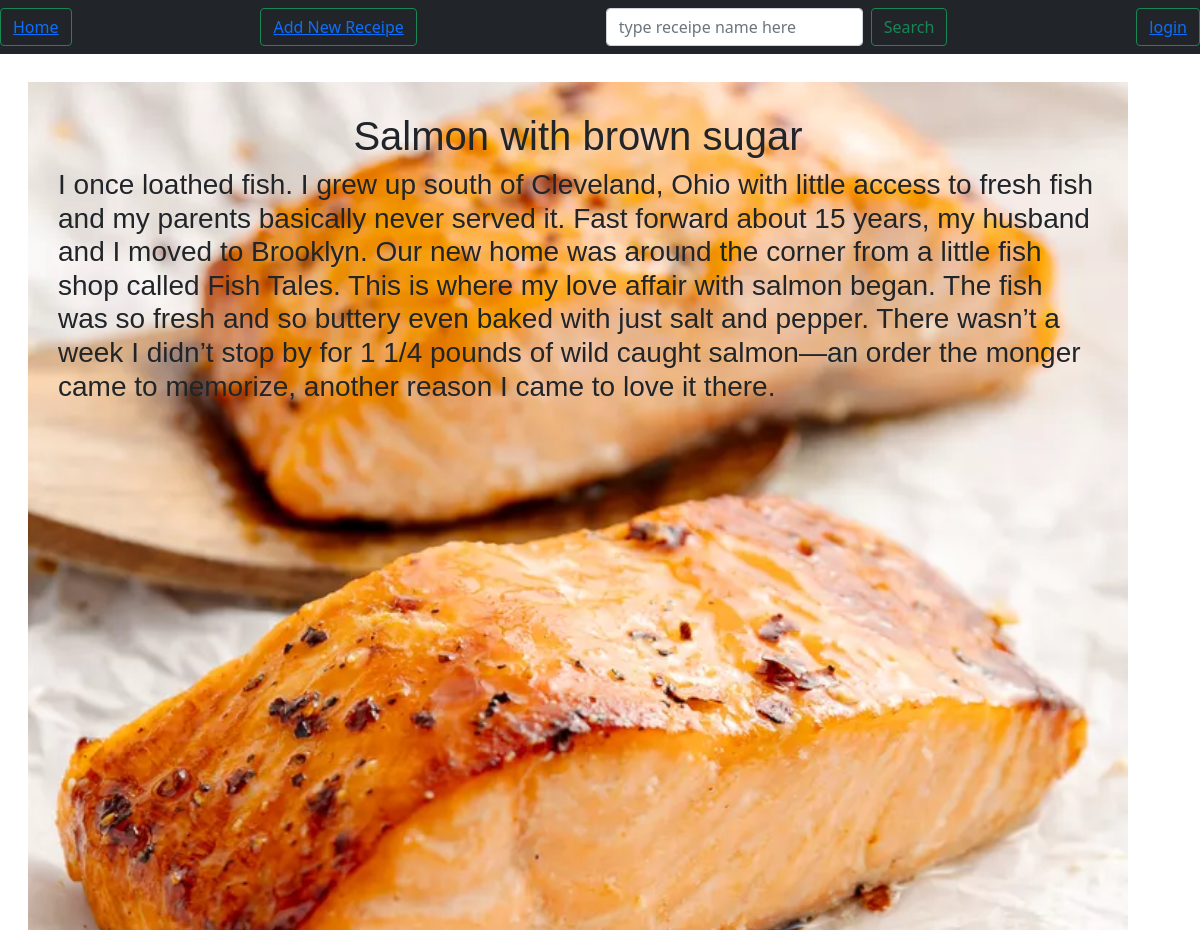
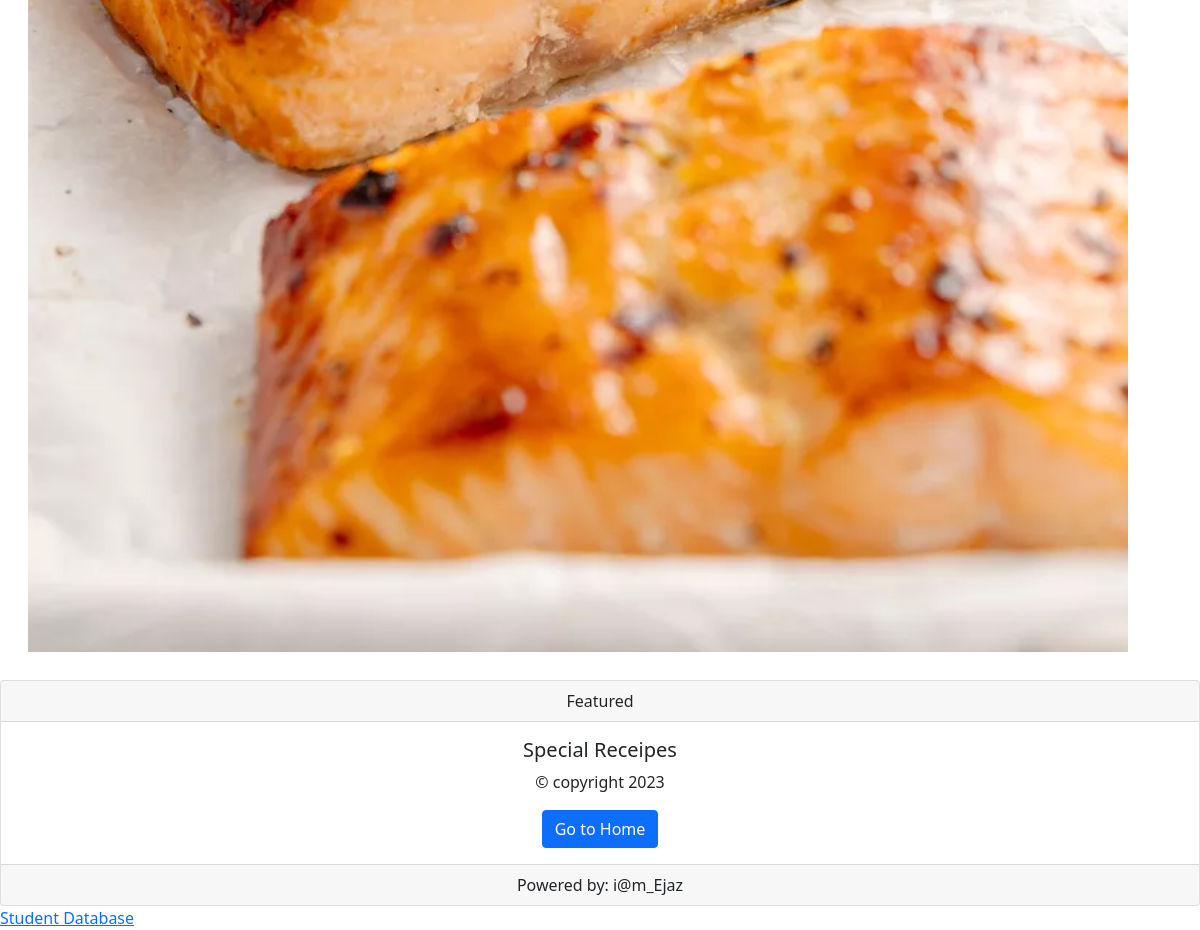
The page /detail_receipe/4/ on the database its author committed (2 pictures, top to bottom).
### receipe/models.py (models this page shows)
class receipes(models.Model):
        view_count = models.IntegerField(default=1)
        user = models.ForeignKey(User, on_delete=models.SET_NULL, null=True)
        name = models.CharField(max_length=20)
        desc = models.TextField(max_length=500)
        img = models.ImageField(upload_to='receipe/')

### receipe/views.py (the view)
# urls.py: path('detail_receipe/<str:rId>/', views.receipe_detail, name='detail_receipe'),
def receipe_detail(request,rId):
    obj=receipes.objects.get(id=rId)
    dic={'rec':obj}
    return render(request, 'receipe/detail_receipe.html', dic)

### receipe/templates/receipe/detail_receipe.html
{% extends "receipe/basic.html" %}
  {% block ext_css %}
      <link rel="stylesheet" type="text/css" href="/static/css/detail_receipe.css">
{% endblock %}
{% block body %}
<div class="detail" style="background-image: url('/media/{{rec.img}}');">
<h1>{{rec.name}}</h1>
<h3>{{rec.desc}}</h3>
</div>
{% endblock %}

### receipe/static/css/detail_receipe.css (style rules this page uses)
h1 { text-align: center; }
.detail { font-family:Verdana, Geneva, Tahoma, sans-serif; width: 1100px; height: 1500px; background-size: cover; background-repeat: no-repeat; background-position: center; padding: 30px; margin: 28px; }

### rows shown on the page
receipes: img (picture), name "Salmon with brown sugar", desc "I once loathed fish. I grew up south of Cleveland, Ohio with little access to fresh fish and my parents basically never served it. Fast forward about 15 years, my husband and I moved to Brooklyn. Our new home was around the corner from a little fish shop called Fish Tales. This is where my love affair with salmon began. The fish was so fresh and so buttery even baked with just salt and pepper. There wasn’t a week I didn’t stop by for 1 1/4 pounds of wild caught salmon—an order the monger came to memorize, another reason I came to love it there."
